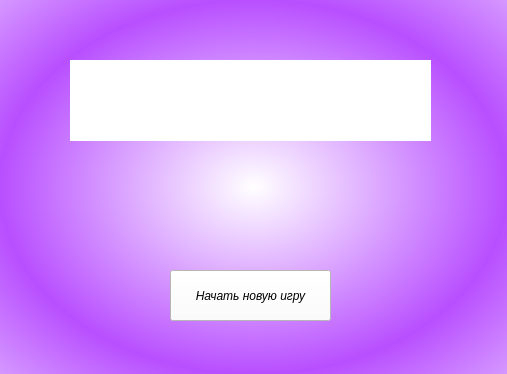
<?xml version="1.0" encoding="UTF-8"?>
<ui version="4.0">
 <class>Form</class>
 <widget class="QWidget" name="Form">
  <property name="geometry">
   <rect>
    <x>0</x>
    <y>0</y>
    <width>507</width>
    <height>374</height>
   </rect>
  </property>
  <property name="font">
   <font>
    <italic>false</italic>
   </font>
  </property>
  <property name="windowTitle">
   <string>Form</string>
  </property>
  <property name="styleSheet">
   <string notr="true">background-color:qradialgradient(spread:reflect, cx:0.5, cy:0.5, radius:0.5, fx:0.5, fy:0.5, stop:0 rgba(255, 255, 255, 255), stop:1 rgba(184, 79, 255, 255))</string>
  </property>
  <widget class="QLabel" name="label">
   <property name="geometry">
    <rect>
     <x>70</x>
     <y>60</y>
     <width>361</width>
     <height>81</height>
    </rect>
   </property>
   <property name="font">
    <font>
     <weight>75</weight>
     <italic>true</italic>
     <bold>true</bold>
    </font>
   </property>
   <property name="styleSheet">
    <string notr="true">background-color:rgb(255, 255, 255)</string>
   </property>
   <property name="frameShadow">
    <enum>QFrame::Plain</enum>
   </property>
   <property name="text">
    <string/>
   </property>
   <property name="alignment">
    <set>Qt::AlignCenter</set>
   </property>
  </widget>
  <widget class="QPushButton" name="pushButton">
   <property name="geometry">
    <rect>
     <x>170</x>
     <y>270</y>
     <width>161</width>
     <height>51</height>
    </rect>
   </property>
   <property name="font">
    <font>
     <italic>true</italic>
    </font>
   </property>
   <property name="styleSheet">
    <string notr="true">background-color:rgb(255, 255, 255)</string>
   </property>
   <property name="text">
    <string>Начать новую игру</string>
   </property>
  </widget>
 </widget>
 <resources/>
 <connections/>
</ui>
